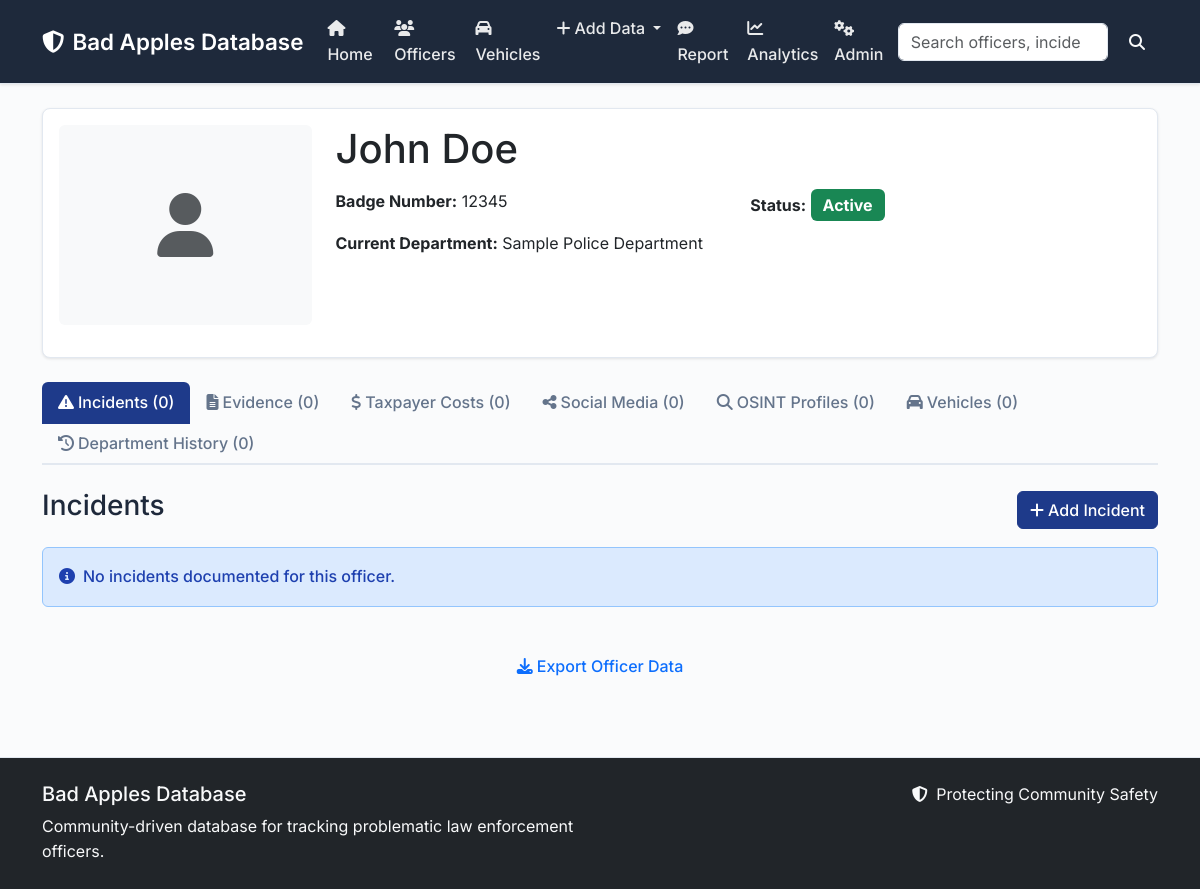
Page /officer/1 on the committed database.
### models.py (models this page shows, shortened)
class Officer(db.Model):
    __tablename__ = 'officers'
    id = db.Column(db.Integer, primary_key=True)
    badge_number = db.Column(db.String(20), unique=True, nullable=False)
    first_name = db.Column(db.String(50), nullable=False)
    last_name = db.Column(db.String(50), nullable=False)
    middle_name = db.Column(db.String(50))
    date_of_birth = db.Column(db.Date)
    current_department_id = db.Column(db.Integer, db.ForeignKey('departments.id'))
    current_rank = db.Column(db.String(50))
    hire_date = db.Column(db.Date)
    status = db.Column(db.String(20), default='active')  # active, suspended, terminated, retired
    photo_url = db.Column(db.String(500))
    created_at = db.Column(db.DateTime, default=datetime.utcnow)
    updated_at = db.Column(db.DateTime, default=datetime.utcnow, onupdate=datetime.utcnow)
    current_department = db.relationship('Department', backref='current_officers')
    incidents = db.relationship('Incident', backref='officer', lazy='dynamic')
    evidence = db.relationship('Evidence', backref='officer', lazy='dynamic')
    social_media = db.relationship('SocialMediaProfile', backref='officer', lazy='dynamic')
    department_history = db.relationship('OfficerDepartmentHistory', backref='officer', lazy='dynamic')

class Department(db.Model):
    __tablename__ = 'departments'
    id = db.Column(db.Integer, primary_key=True)
    name = db.Column(db.String(100), nullable=False)
    jurisdiction = db.Column(db.String(100))  # city, county, state, federal
    location = db.Column(db.String(200))
    state = db.Column(db.String(2))
    website = db.Column(db.String(200))
    phone = db.Column(db.String(20))
    created_at = db.Column(db.DateTime, default=datetime.utcnow)
    officers = db.relationship('Officer', backref='department', lazy='dynamic')
    department_history = db.relationship('OfficerDepartmentHistory', backref='department', lazy='dynamic')

### app.py (the view)
@app.route('/officer/<int:officer_id>')
def officer_detail(officer_id):
    officer = Officer.query.get_or_404(officer_id)
    incidents = officer.incidents.order_by(Incident.incident_date.desc()).all()
    evidence = officer.evidence.order_by(Evidence.created_at.desc()).all()
    social_media = officer.social_media.all()
    department_history = officer.department_history.order_by(OfficerDepartmentHistory.start_date.desc()).all()
    vehicles = [v for v in officer.vehicles if v.is_active]
    total_cost, costs = calculate_total_costs(officer_id)
    return render_template('officer_detail.html',
                         officer=officer,
                         incidents=incidents,
                         evidence=evidence,
                         social_media=social_media,
                         department_history=department_history,
                         vehicles=vehicles,
                         total_cost=total_cost,
                         costs=costs)

### app.py (called while the page is built)
@app.after_request
def set_security_headers(response):
    response.headers['X-Content-Type-Options'] = 'nosniff'
    response.headers['X-Frame-Options'] = 'SAMEORIGIN'
    response.headers['X-XSS-Protection'] = '1; mode=block'
    response.headers['Strict-Transport-Security'] = 'max-age=31536000; includeSubDomains'
    response.headers['Content-Security-Policy'] = "default-src 'self' https://cdn.jsdelivr.net https://cdnjs.cloudflare.com https://fonts.googleapis.com https://fonts.gstatic.com; script-src 'self' 'unsafe-inline' https://cdn.jsdelivr.net https://cdnjs.cloudflare.com; style-src 'self' 'unsafe-inline' https://cdn.jsdelivr.net https://cdnjs.cloudflare.com https://fonts.googleapis.com; img-src 'self' data: https:; font-src 'self' https://fonts.gstatic.com https://cdnjs.cloudflare.com;"
    return response

def calculate_total_costs(officer_id):
    costs = TaxpayerCost.query.filter_by(officer_id=officer_id).all()
    total = sum(cost.amount for cost in costs)
    return total, costs

### templates/officer_detail.html (shortened to what this page needs)
{% extends "base.html" %}
{% block content %}
<div class="container">
    <div class="row mb-4">
        <div class="col-12">
            <div class="card">
                <div class="card-body">
                    <div class="row">
                        <div class="col-md-3 text-center">
                            {% if officer.photo_url %}
                            <img src="{{ officer.photo_url }}" class="img-fluid rounded mb-3" alt="Officer photo" style="max-height: 200px;">
                            {% else %}
                            <div class="bg-light rounded d-flex align-items-center justify-content-center mb-3" style="height: 200px;">
                                <i class="fas fa-user fa-4x text-muted"></i>
                            </div>
                            {% endif %}
                        </div>
                        <div class="col-md-9">
                            <h1 class="mb-3">
                                {{ officer.first_name }} {{ officer.last_name }}
                            </h1>
                            <div class="row">
                                <div class="col-md-6">
                                    <p><strong>Badge Number:</strong> {{ officer.badge_number }}</p>
                                    {% if officer.current_department %}
                                    <p><strong>Current Department:</strong> {{ officer.current_department.name }}</p>
                                    {% endif %}
                                </div>
                                <div class="col-md-6">
                                    <p><strong>Status:</strong>
                                        <span class="badge bg-{{ 'success' if officer.status == 'active' else 'danger' if officer.status == 'terminated' else 'warning' }} fs-6">
                                            {{ officer.status.title() }}
                                        </span>
                                    </p>
                                </div>
                            </div>
                        </div>
                    </div>
                </div>
            </div>
        </div>
    </div>
    <div class="row mb-4">
        <div class="col-12">
            <ul class="nav nav-tabs" id="officerTabs" role="tablist">
                <li class="nav-item" role="presentation">
                    <button class="nav-link active" id="incidents-tab" data-bs-toggle="tab" data-bs-target="#incidents" type="button" role="tab">
                        <i class="fas fa-exclamation-triangle me-1"></i>Incidents ({{ incidents|length }})
                    </button>
                </li>
                <li class="nav-item" role="presentation">
                    <button class="nav-link" id="evidence-tab" data-bs-toggle="tab" data-bs-target="#evidence" type="button" role="tab">
                        <i class="fas fa-file-alt me-1"></i>Evidence ({{ evidence|length }})
                    </button>
                </li>
                <li class="nav-item" role="presentation">
                    <button class="nav-link" id="costs-tab" data-bs-toggle="tab" data-bs-target="#costs" type="button" role="tab">
                        <i class="fas fa-dollar-sign me-1"></i>Taxpayer Costs ({{ costs|length }})
                    </button>
                </li>
                <li class="nav-item" role="presentation">
                    <button class="nav-link" id="social-tab" data-bs-toggle="tab" data-bs-target="#social" type="button" role="tab">
                        <i class="fas fa-share-alt me-1"></i>Social Media ({{ social_media|length }})
                    </button>
                </li>
                <li class="nav-item" role="presentation">
                    <button class="nav-link" id="osint-tab" data-bs-toggle="tab" data-bs-target="#osint" type="button" role="tab">
                        <i class="fas fa-search me-1"></i>OSINT Profiles ({{ officer.osint_profiles|length }})
                    </button>
                </li>
                <li class="nav-item" role="presentation">
                    <button class="nav-link" id="vehicles-tab" data-bs-toggle="tab" data-bs-target="#vehicles-panel" type="button" role="tab">
                        <i class="fas fa-car me-1"></i>Vehicles ({{ vehicles|length }})
                    </button>
                </li>
                <li class="nav-item" role="presentation">
                    <button class="nav-link" id="history-tab" data-bs-toggle="tab" data-bs-target="#history" type="button" role="tab">
                        <i class="fas fa-history me-1"></i>Department History ({{ department_history|length }})
                    </button>
                </li>
            </ul>
        </div>
    </div>
    <div class="tab-content" id="officerTabsContent">
        <div class="tab-pane fade show active" id="incidents" role="tabpanel">
            <div class="row">
                <div class="col-12">
                    <div class="d-flex justify-content-between align-items-center mb-3">
                        <h3>Incidents</h3>
                        <a href="{{ url_for('add_incident') }}?officer_id={{ officer.id }}" class="btn btn-primary">
                            <i class="fas fa-plus me-1"></i>Add Incident
                        </a>
                    </div>
                    {% if incidents %}
                        {% for incident in incidents %}
                        <div class="card mb-3">
                            <div class="card-body">
                                <div class="d-flex justify-content-between align-items-start mb-2">
                                    <h5 class="card-title text-danger">
                                        <i class="fas fa-exclamation-triangle me-1"></i>{{ incident.incident_type }}
                                    </h5>
                                    <small class="text-muted">{{ incident.incident_date.strftime('%Y-%m-%d') }}</small>
                                </div>
                                <p class="card-text">{{ incident.description }}</p>
                                <div class="row">
                                    <div class="col-md-6">
                                        {% if incident.location %}
                                        <p><strong>Location:</strong> {{ incident.location }}</p>
                                        {% endif %}
                                        {% if incident.outcome %}
                                        <p><strong>Outcome:</strong> {{ incident.outcome }}</p>
                                        {% endif %}
                                        {% if incident.charges_filed %}
                                        <p><strong>Charges Filed:</strong> <span class="badge bg-danger">Yes</span></p>
                                        {% endif %}
                                    </div>
                                    <div class="col-md-6">
                                        {% if incident.conviction_date %}
                                        <p><strong>Conviction Date:</strong> {{ incident.conviction_date.strftime('%Y-%m-%d') }}</p>
                                        {% endif %}
                                        {% if incident.settlement_amount %}
                                        <p><strong>Settlement:</strong> ${{ "%.2f"|format(incident.settlement_amount) }}</p>
                                        {% endif %}
                                        {% if incident.case_number %}
                                        <p><strong>Case Number:</strong> {{ incident.case_number }}</p>
                                        {% endif %}
                                    </div>
                                </div>
                                {% if incident.source %}
                                <div class="mt-2">
                                    <small class="text-muted">
                                        <strong>Source:</strong> {{ incident.source }}
                                        {% if incident.source_url %}
                                        <a href="{{ incident.source_url }}" target="_blank" class="ms-1">
                                            <i class="fas fa-external-link-alt"></i>
                                        </a>
                                        {% endif %}
                                    </small>
                                </div>
                                {% endif %}
                            </div>
                        </div>
                        {% endfor %}
                    {% else %}
                        <div class="alert alert-info">
                            <i class="fas fa-info-circle me-2"></i>No incidents documented for this officer.
                        </div>
                    {% endif %}
                </div>
            </div>
        </div>
    </div>
    <div class="row mt-4">
        <div class="col-12 text-center">
            <a href="{{ url_for('export_officer', officer_id=officer.id) }}" class="btn btn-outline-primary">
                <i class="fas fa-download me-1"></i>Export Officer Data
            </a>
        </div>
    </div>
</div>
{% endblock %}

### static/css/style.css (style rules this page uses)
:root { --primary-color: #1e3a8a; --secondary-color: #64748b; --success-color: #059669; --info-color: #0284c7; --warning-color: #d97706; --danger-color: #dc2626; --light-color: #f8fafc; --dark-color: #1e293b; --border-color: #e2e8f0; --text-muted: #64748b; }
body { font-family: 'Inter', 'Segoe UI', system-ui, -apple-system, sans-serif; line-height: 1.6; color: var(--dark-color); background-color: #fafbfc; }
.card { border: 1px solid var(--border-color); border-radius: 8px; box-shadow: 0 1px 3px rgba(0, 0, 0, 0.1); transition: box-shadow 0.2s ease; background-color: white; }
.btn { border-radius: 6px; font-weight: 500; transition: all 0.2s ease; border: 1px solid transparent; }
.btn-primary { background-color: var(--primary-color); border-color: var(--primary-color); color: white; }
.alert { border-radius: 6px; border: 1px solid transparent; font-weight: 500; }
.alert-info { background-color: #dbeafe; border-color: #93c5fd; color: #1e40af; }
.badge { font-size: 0.8rem; padding: 0.5em 0.75em; border-radius: 6px; }
.nav-tabs { border-bottom: 2px solid var(--border-color); }
.nav-tabs .nav-link { border: none; border-radius: 6px 6px 0 0; font-weight: 500; color: var(--text-muted); transition: all 0.2s ease; background-color: transparent; }
.nav-tabs .nav-link.active { background-color: var(--primary-color); color: white; border-color: var(--primary-color); }

### rows in the picture
Officer: first_name "John", last_name "Doe", badge_number "12345", status "Active"
Department: current_department.name "Sample Police Department"

### other values in the picture
{{ incidents|length }} "0"
{{ evidence|length }} "0"
{{ costs|length }} "0"
{{ social_media|length }} "0"
{{ officer.osint_profiles|length }} "0"
{{ vehicles|length }} "0"
{{ department_history|length }} "0"
